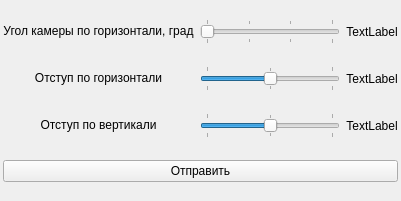
<?xml version="1.0" encoding="UTF-8"?>
<ui version="4.0">
 <class>Server</class>
 <widget class="QWidget" name="Server">
  <property name="windowTitle">
   <string>Сервер</string>
  </property>
  <widget class="QWidget" name="gridLayoutWidget">
   <property name="geometry">
    <rect>
     <x>0</x>
     <y>0</y>
     <width>401</width>
     <height>201</height>
    </rect>
   </property>
   <layout class="QGridLayout" name="gridLayout">
    <property name="leftMargin">
     <number>3</number>
    </property>
    <property name="topMargin">
     <number>3</number>
    </property>
    <property name="rightMargin">
     <number>3</number>
    </property>
    <property name="bottomMargin">
     <number>3</number>
    </property>
    <item row="4" column="1">
     <widget class="QSlider" name="SliderOtstupV">
      <property name="minimum">
       <number>-100</number>
      </property>
      <property name="maximum">
       <number>100</number>
      </property>
      <property name="orientation">
       <enum>Qt::Horizontal</enum>
      </property>
      <property name="tickPosition">
       <enum>QSlider::TicksBothSides</enum>
      </property>
      <property name="tickInterval">
       <number>100</number>
      </property>
     </widget>
    </item>
    <item row="1" column="1">
     <widget class="QSlider" name="SliderAngle">
      <property name="minimum">
       <number>20</number>
      </property>
      <property name="maximum">
       <number>50</number>
      </property>
      <property name="tracking">
       <bool>true</bool>
      </property>
      <property name="orientation">
       <enum>Qt::Horizontal</enum>
      </property>
      <property name="tickPosition">
       <enum>QSlider::TicksBothSides</enum>
      </property>
      <property name="tickInterval">
       <number>10</number>
      </property>
     </widget>
    </item>
    <item row="4" column="2">
     <widget class="QLabel" name="OtstupVLbl">
      <property name="text">
       <string>TextLabel</string>
      </property>
      <property name="alignment">
       <set>Qt::AlignCenter</set>
      </property>
     </widget>
    </item>
    <item row="3" column="0">
     <widget class="QLabel" name="LabelOtstupH">
      <property name="layoutDirection">
       <enum>Qt::RightToLeft</enum>
      </property>
      <property name="text">
       <string>&lt;html&gt;&lt;head/&gt;&lt;body&gt;&lt;p&gt;Отступ по горизонтали&lt;/p&gt;&lt;/body&gt;&lt;/html&gt;</string>
      </property>
      <property name="textFormat">
       <enum>Qt::AutoText</enum>
      </property>
      <property name="alignment">
       <set>Qt::AlignCenter</set>
      </property>
      <property name="margin">
       <number>3</number>
      </property>
     </widget>
    </item>
    <item row="1" column="2">
     <widget class="QLabel" name="AngleLbl">
      <property name="text">
       <string>TextLabel</string>
      </property>
      <property name="alignment">
       <set>Qt::AlignCenter</set>
      </property>
     </widget>
    </item>
    <item row="3" column="2">
     <widget class="QLabel" name="OtstupHLbl">
      <property name="text">
       <string>TextLabel</string>
      </property>
      <property name="alignment">
       <set>Qt::AlignCenter</set>
      </property>
     </widget>
    </item>
    <item row="3" column="1">
     <widget class="QSlider" name="SliderOtstupH">
      <property name="minimum">
       <number>-100</number>
      </property>
      <property name="maximum">
       <number>100</number>
      </property>
      <property name="singleStep">
       <number>1</number>
      </property>
      <property name="value">
       <number>0</number>
      </property>
      <property name="orientation">
       <enum>Qt::Horizontal</enum>
      </property>
      <property name="tickPosition">
       <enum>QSlider::TicksBothSides</enum>
      </property>
      <property name="tickInterval">
       <number>100</number>
      </property>
     </widget>
    </item>
    <item row="5" column="0" colspan="3">
     <widget class="QPushButton" name="ButtonSend">
      <property name="text">
       <string>Отправить</string>
      </property>
     </widget>
    </item>
    <item row="4" column="0">
     <widget class="QLabel" name="LabelOtstupV">
      <property name="text">
       <string>&lt;html&gt;&lt;head/&gt;&lt;body&gt;&lt;p&gt;Отступ по вертикали&lt;/p&gt;&lt;/body&gt;&lt;/html&gt;</string>
      </property>
      <property name="textFormat">
       <enum>Qt::AutoText</enum>
      </property>
      <property name="alignment">
       <set>Qt::AlignCenter</set>
      </property>
      <property name="margin">
       <number>3</number>
      </property>
     </widget>
    </item>
    <item row="1" column="0">
     <widget class="QLabel" name="LabelAngle">
      <property name="layoutDirection">
       <enum>Qt::LeftToRight</enum>
      </property>
      <property name="text">
       <string>&lt;html&gt;&lt;head/&gt;&lt;body&gt;&lt;p&gt;Угол камеры по горизонтали, град&lt;/p&gt;&lt;/body&gt;&lt;/html&gt;</string>
      </property>
      <property name="textFormat">
       <enum>Qt::AutoText</enum>
      </property>
      <property name="alignment">
       <set>Qt::AlignCenter</set>
      </property>
      <property name="margin">
       <number>3</number>
      </property>
     </widget>
    </item>
   </layout>
  </widget>
 </widget>
 <resources/>
 <connections/>
</ui>
